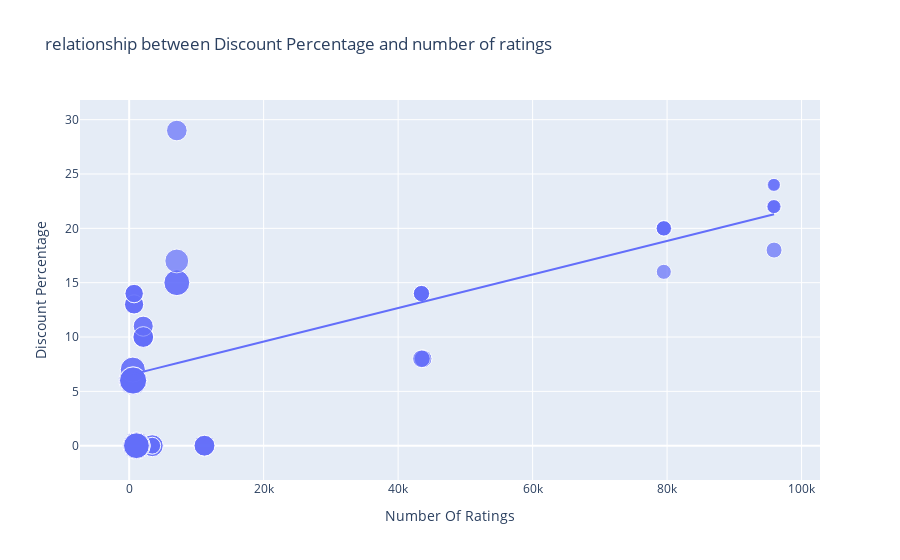

Write notebook code for a chart like this one.
### Markdown cell above
## 5. What is the relationship between the discount percentage and the number of ratings of iphone on Flipkart?

### Code cell
figure = px.scatter(data_frame = data, x= "Number Of Ratings", y= "Discount Percentage",size= "Sale Price", trendline= "ols",title= "relationship between Discount Percentage and number of ratings")
figure.show()

### Figure 1 — Plotly figure (JSON) as saved in the notebook; plotly's stock layout.template omitted (floating-point values rounded to 4 significant figures)
{"data": [{"hovertemplate": "Number Of Ratings=%{x}<br>Discount Percentage=%{y}<br>Sale Price=%{marker.size}<extra></extra>", "legendgroup": "", "marker": {"color": "#636efa", "size": [49900, 84900, 84900, 77000, 77000, 49900, 49900, 77000, 89900, 41999, 39999, 41999, 41999, 41999, 131900, 117100, 131900, 117100, 74999, 117900, 117100, 117900, 99900, 44999, 140900, 130900, 64900, 120900, 59900, 75900, 110900, 130900, 120900, 64900, 64900, 75900, 75900, 120900, 59900, 120900, 75900, 140900, 70900, 70900, 75900, 59900, 110900, 120900, 130900, 130900, 54999, 54999, 29999, 34999, 34999, 34999, 54999, 29999, 46999, 46999, 46999, 46999], "sizemode": "area", "sizeref": 352.2, "symbol": "circle"}, "mode": "markers", "name": "", "orientation": "v", "showlegend": false, "type": "scatter", "x": [3431, 3431, 3431, 11202, 11202, 3431, 3431, 11202, 1454, 79512, 79512, 79582, 79512, 79512, 1078, 1078, 1078, 1078, 7088, 7088, 1078, 7088, 7081, 95909, 542, 580, 740, 545, 740, 2101, 545, 580, 580, 730, 730, 2101, 2101, 580, 740, 580, 2092, 545, 2101, 2092, 2101, 740, 545, 580, 580, 580, 43707, 43707, 95807, 95909, 95807, 95909, 43470, 95909, 43470, 43470, 43470, 43470], "xaxis": "x", "y": [0, 0, 0, 0, 0, 0, 0, 0, 0, 20, 16, 20, 20, 20, 0, 0, 0, 0, 29, 15, 0, 15, 17, 18, 6, 6, 13, 6, 14, 10, 7, 6, 6, 13, 13, 10, 10, 6, 14, 6, 10, 6, 11, 11, 10, 14, 7, 6, 6, 6, 8, 8, 24, 22, 22, 22, 8, 24, 14, 14, 14, 14], "yaxis": "y"}, {"hovertemplate": "<b>OLS trendline</b><br>Discount Percentage = 0.000154292 * Number Of Ratings + 6.49233<br>R<sup>2</sup>=0.468988<br><br>Number Of Ratings=%{x}<br>Discount Percentage=%{y} <b>(trend)</b><extra></extra>", "legendgroup": "", "marker": {"color": "#636efa", "symbol": "circle"}, "mode": "lines", "name": "", "showlegend": false, "type": "scatter", "x": [542, 545, 545, 545, 545, 580, 580, 580, 580, 580, 580, 580, 580, 730, 730, 740, 740, 740, 740, 1078, 1078, 1078, 1078, 1078, 1454, 2092, 2092, 2101, 2101, 2101, 2101, 2101, 3431, 3431, 3431, 3431, 3431, 7081, 7088, 7088, 7088, 11202, 11202, 11202, 43470, 43470, 43470, 43470, 43470, 43707, 43707, 79512, 79512, 79512, 79512, 79582, 95807, 95807, 95909, 95909, 95909, 95909], "xaxis": "x", "y": [6.576, 6.576, 6.576, 6.576, 6.576, 6.582, 6.582, 6.582, 6.582, 6.582, 6.582, 6.582, 6.582, 6.605, 6.605, 6.607, 6.607, 6.607, 6.607, 6.659, 6.659, 6.659, 6.659, 6.659, 6.717, 6.815, 6.815, 6.816, 6.816, 6.816, 6.816, 6.816, 7.022, 7.022, 7.022, 7.022, 7.022, 7.585, 7.586, 7.586, 7.586, 8.221, 8.221, 8.221, 13.2, 13.2, 13.2, 13.2, 13.2, 13.24, 13.24, 18.76, 18.76, 18.76, 18.76, 18.77, 21.27, 21.27, 21.29, 21.29, 21.29, 21.29], "yaxis": "y"}], "layout": {"autosize": true, "legend": {"itemsizing": "constant", "tracegroupgap": 0}, "title": {"text": "relationship between Discount Percentage and number of ratings"}, "xaxis": {"anchor": "y", "autorange": true, "domain": [0, 1], "range": [-6750.0, 102400.0], "title": {"text": "Number Of Ratings"}, "type": "linear"}, "yaxis": {"anchor": "x", "autorange": true, "domain": [0, 1], "range": [-5.213, 33.41], "title": {"text": "Discount Percentage"}, "type": "linear"}}}
